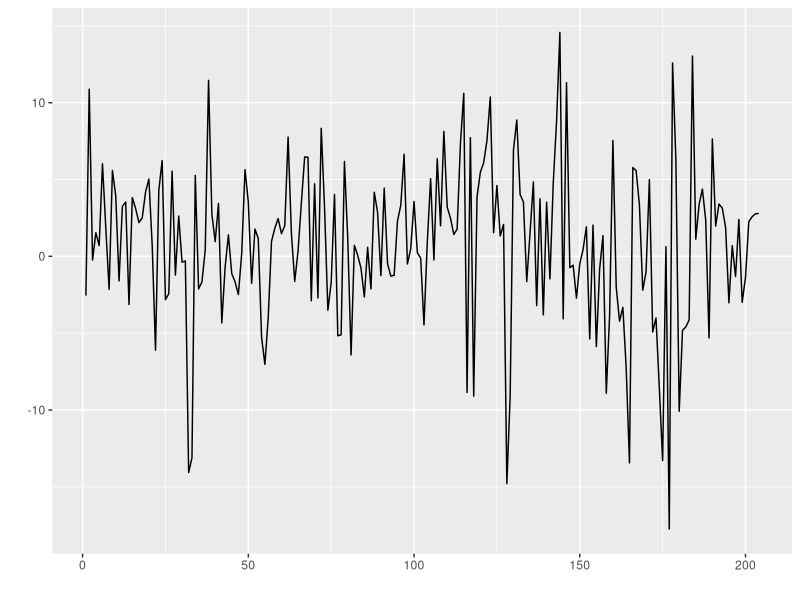
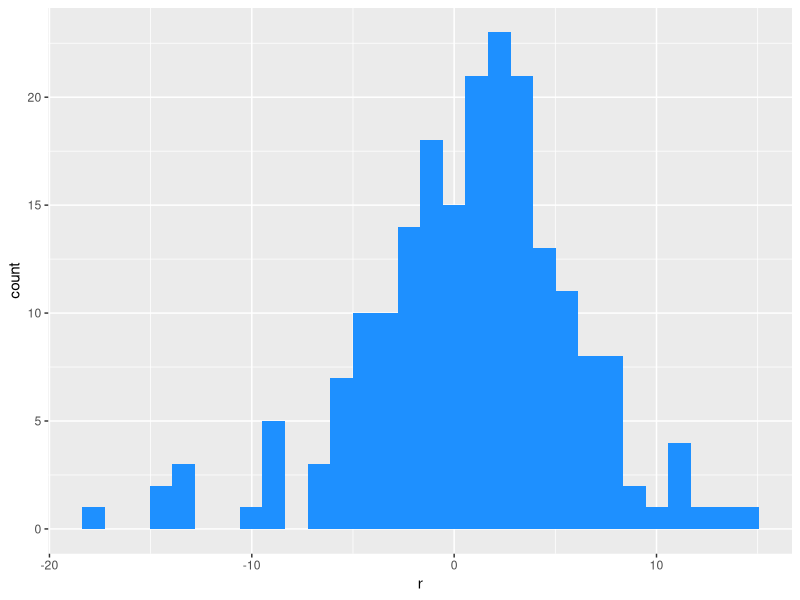

The R script that drew these images, in order: (Note: this script raises an error after producing the figures.)
setwd("/datascience/projects/statisticallyfit/github/learningprogramming/R/RStats/learneconometrics/CarterHill_PrinciplesOfEconometrics/Chapter14_GARCH")
rm(list=ls())
library(ggfortify)
library(foreign)
library(tseries)
library(fGarch)



## Part a) 
euro <- read.dta("euro.dta")
returns <- data.frame(r = 100*log(euro$r[2:204] / euro$r[1:203]))
sum(!is.na(returns$r))

autoplot(ts(euro$r))




## Part b) 
## TODO: HELP (??)
# no, it is not normal so that must mean it is the unconditional distribution
ggplot(data=euro, aes(x=r)) + geom_histogram(fill="dodgerblue")
jarque.bera.test(euro$r) # so definitely not normal




## Part c)
archEffectsTest(euro$r, lags=1)
# so yes there are arch effects



## Part d) estimate ARCH(1) model
arch <- ARCH(euro, p=1)
# the t-statistic on the arch effects is 2.23 which is significant



## Part e) 
autoplot(ts(arch@h.t), main="Conditional variance")
